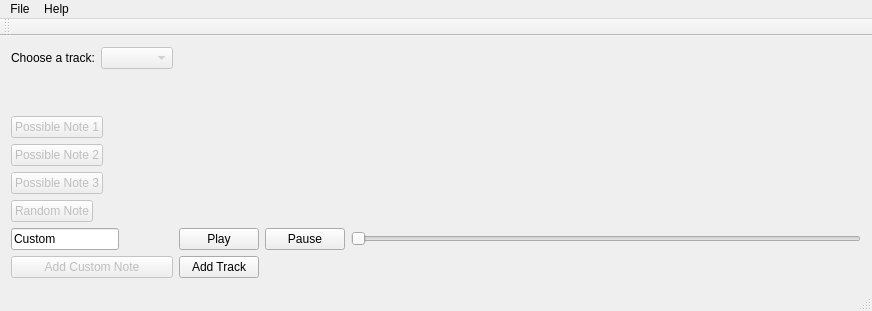
<?xml version="1.0" encoding="UTF-8"?>
<ui version="4.0">
 <class>MainWindow</class>
 <widget class="QMainWindow" name="MainWindow">
  <property name="geometry">
   <rect>
    <x>0</x>
    <y>0</y>
    <width>872</width>
    <height>311</height>
   </rect>
  </property>
  <property name="sizePolicy">
   <sizepolicy hsizetype="Fixed" vsizetype="Preferred">
    <horstretch>0</horstretch>
    <verstretch>0</verstretch>
   </sizepolicy>
  </property>
  <property name="windowTitle">
   <string>MainWindow</string>
  </property>
  <widget class="QWidget" name="centralWidget">
   <property name="sizePolicy">
    <sizepolicy hsizetype="MinimumExpanding" vsizetype="Preferred">
     <horstretch>0</horstretch>
     <verstretch>0</verstretch>
    </sizepolicy>
   </property>
   <layout class="QHBoxLayout" name="horizontalLayout">
    <item>
     <layout class="QVBoxLayout" name="verticalLayout_2" stretch="0,0,0,0,0,0,0">
      <item>
       <layout class="QFormLayout" name="formLayout">
        <item row="0" column="0">
         <widget class="QLabel" name="label_2">
          <property name="text">
           <string>Choose a track:</string>
          </property>
         </widget>
        </item>
        <item row="0" column="1">
         <widget class="QComboBox" name="comboBox">
          <property name="enabled">
           <bool>false</bool>
          </property>
         </widget>
        </item>
       </layout>
      </item>
      <item>
       <widget class="QPushButton" name="note1">
        <property name="enabled">
         <bool>false</bool>
        </property>
        <property name="sizePolicy">
         <sizepolicy hsizetype="Fixed" vsizetype="Fixed">
          <horstretch>0</horstretch>
          <verstretch>0</verstretch>
         </sizepolicy>
        </property>
        <property name="text">
         <string>Possible Note 1</string>
        </property>
       </widget>
      </item>
      <item>
       <widget class="QPushButton" name="note2">
        <property name="enabled">
         <bool>false</bool>
        </property>
        <property name="sizePolicy">
         <sizepolicy hsizetype="Fixed" vsizetype="Fixed">
          <horstretch>0</horstretch>
          <verstretch>0</verstretch>
         </sizepolicy>
        </property>
        <property name="text">
         <string>Possible Note 2</string>
        </property>
       </widget>
      </item>
      <item>
       <widget class="QPushButton" name="note3">
        <property name="enabled">
         <bool>false</bool>
        </property>
        <property name="sizePolicy">
         <sizepolicy hsizetype="Fixed" vsizetype="Fixed">
          <horstretch>0</horstretch>
          <verstretch>0</verstretch>
         </sizepolicy>
        </property>
        <property name="text">
         <string>Possible Note 3</string>
        </property>
       </widget>
      </item>
      <item>
       <widget class="QPushButton" name="random_note">
        <property name="enabled">
         <bool>false</bool>
        </property>
        <property name="sizePolicy">
         <sizepolicy hsizetype="Fixed" vsizetype="Fixed">
          <horstretch>0</horstretch>
          <verstretch>0</verstretch>
         </sizepolicy>
        </property>
        <property name="text">
         <string>Random Note</string>
        </property>
       </widget>
      </item>
      <item>
       <widget class="QLineEdit" name="custom_note">
        <property name="sizePolicy">
         <sizepolicy hsizetype="Maximum" vsizetype="Maximum">
          <horstretch>0</horstretch>
          <verstretch>0</verstretch>
         </sizepolicy>
        </property>
        <property name="inputMask">
         <string/>
        </property>
        <property name="text">
         <string>Custom</string>
        </property>
       </widget>
      </item>
      <item>
       <widget class="QPushButton" name="custom_btn">
        <property name="enabled">
         <bool>false</bool>
        </property>
        <property name="text">
         <string>Add Custom Note</string>
        </property>
       </widget>
      </item>
     </layout>
    </item>
    <item>
     <layout class="QVBoxLayout" name="verticalLayout">
      <property name="sizeConstraint">
       <enum>QLayout::SetMinimumSize</enum>
      </property>
      <item>
       <layout class="QVBoxLayout" name="track">
        <item>
         <widget class="QLabel" name="label">
          <property name="text">
           <string/>
          </property>
         </widget>
        </item>
        <item>
         <spacer name="verticalSpacer">
          <property name="orientation">
           <enum>Qt::Vertical</enum>
          </property>
          <property name="sizeHint" stdset="0">
           <size>
            <width>20</width>
            <height>40</height>
           </size>
          </property>
         </spacer>
        </item>
       </layout>
      </item>
      <item>
       <layout class="QHBoxLayout" name="horizontalLayout_3">
        <item>
         <widget class="QPushButton" name="playButton">
          <property name="text">
           <string>Play</string>
          </property>
         </widget>
        </item>
        <item>
         <widget class="QPushButton" name="pauseButton">
          <property name="text">
           <string>Pause</string>
          </property>
         </widget>
        </item>
        <item>
         <widget class="QSlider" name="timeSlider">
          <property name="orientation">
           <enum>Qt::Horizontal</enum>
          </property>
         </widget>
        </item>
       </layout>
      </item>
      <item>
       <widget class="QPushButton" name="add_track_btn">
        <property name="sizePolicy">
         <sizepolicy hsizetype="Maximum" vsizetype="Fixed">
          <horstretch>0</horstretch>
          <verstretch>0</verstretch>
         </sizepolicy>
        </property>
        <property name="text">
         <string>Add Track</string>
        </property>
       </widget>
      </item>
     </layout>
    </item>
   </layout>
  </widget>
  <widget class="QMenuBar" name="menuBar">
   <property name="geometry">
    <rect>
     <x>0</x>
     <y>0</y>
     <width>872</width>
     <height>21</height>
    </rect>
   </property>
   <property name="defaultUp">
    <bool>false</bool>
   </property>
   <widget class="QMenu" name="menuMirror">
    <property name="title">
     <string>File</string>
    </property>
    <addaction name="actionOptions"/>
    <addaction name="actionLoad_File"/>
   </widget>
   <widget class="QMenu" name="menuHelp">
    <property name="title">
     <string>Help</string>
    </property>
    <addaction name="actionAbout"/>
   </widget>
   <addaction name="menuMirror"/>
   <addaction name="menuHelp"/>
  </widget>
  <widget class="QToolBar" name="mainToolBar">
   <attribute name="toolBarArea">
    <enum>TopToolBarArea</enum>
   </attribute>
   <attribute name="toolBarBreak">
    <bool>false</bool>
   </attribute>
  </widget>
  <widget class="QStatusBar" name="statusBar"/>
  <action name="actionOptions">
   <property name="text">
    <string>Save File</string>
   </property>
  </action>
  <action name="actionAbout">
   <property name="text">
    <string>About...</string>
   </property>
  </action>
  <action name="actionLoad_File">
   <property name="text">
    <string>Load File</string>
   </property>
  </action>
 </widget>
 <layoutdefault spacing="6" margin="11"/>
 <resources/>
 <connections/>
</ui>
